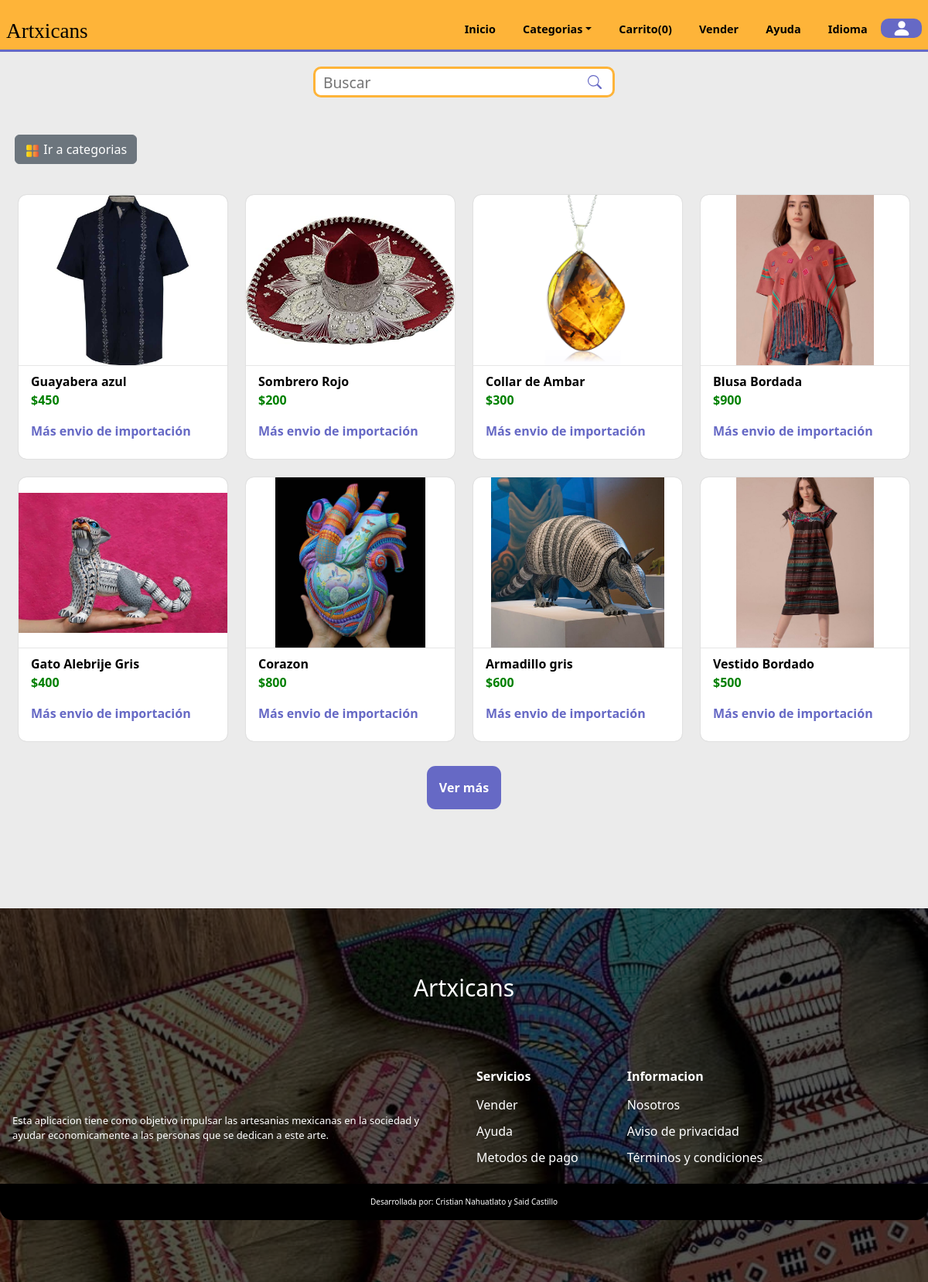
The page /index.php (signed in) on the database its author committed.
### tables this page shows
CREATE TABLE `products` (
  `id_product` int(11) NOT NULL,
  `product` varchar(80) NOT NULL,
  `image1` varchar(80) NOT NULL,
  `price` int(11) NOT NULL,
  `description` varchar(250) NOT NULL,
  `category` varchar(30) NOT NULL,
  `stock` int(11) NOT NULL,
  `image2` varchar(30) NOT NULL,
  `image3` varchar(30) NOT NULL,
  `ID_registro` int(11) DEFAULT NULL
);

### index.php (the view, shortened to what this page needs)
<?php
  include 'global/conexion.php';
  include 'templates/cabecera.php';
?>
    <form action="search.php" class="searchContainer" method="GET" id="searchContainer">
      <div class="searchBox">
        <input type="search" name="fetch" class="searchInput mb-btn" placeholder="Buscar" />
          <button class="searchButton"> </button>
      </div>
    </form>
<div class="d-grid gap-2 d-md-flex justify-content-start cat">
  <button class="btn btn-secondary me-md-2 mb-2 mt-5 categories-btn" type="button" onclick="location.href='categories.php'"><img src="./assets/utilities/categorias.png" class="categories-icon" alt="categories-icon"> Ir a categorias</button>
</div>
   <section class='container-products' id="container-products">
   <div class='mainContent grid' id="mainContent">
   <?php
         $result = $conn ->query("SELECT * FROM products WHERE stock > 0 ORDER BY rand() LIMIT 8") or die ($conn->error);
         while($row = mysqli_fetch_assoc($result)){
  ?>
        <div class="single-product">
        <a href="product.php?id_product=<?php echo $row['id_product'];?>" class='referencia'>
             <div class='imgDiv'>
                <img src="assets/products/<?php echo $row['image1'];?>"  alt="<?php echo $row['product']?>">
            </div>
            <div class="card-info">
                <span class="product-title"><?php echo $row['product'];?></span>
                <span class="price">$<?php echo $row['price'];?></span>
                <span class="shipping">Más envio de importación</span>
            </div>
           </a>
        </div>
        <?php
          $id = $row['id_product'];
      }?>
      </div>
      <div id="id-load" class="load-more">
        <button id="load-more" data-id="<?php echo $id;?>">Ver más</button>
    </div>
    </section>
<?php
  include('templates/pie.php');
?>

### styles/home/products.css (style rules this page uses)
.mainContent { padding: 2rem 0 2rem; padding-left: 1.5rem; padding-right: 1.5rem; justify-content: center; gap: 1.5rem; }
.single-product { height: 100%; display: grid; row-gap: 10px; border-radius: 10px; align-items: center; box-shadow: 0 0 0.1em rgba(0,0,0,0.2); background-color: rgb(255, 255, 255); cursor: pointer; transition-property: box-shadow; overflow: hidden; }
.imgDiv { height: 220px; width: 100%; overflow: hidden; }
.imgDiv img { height: 100%; width: 100%; object-fit:contain; transition: hidden; }
.card-info { border-top: 1px solid rgb(230, 230, 230); padding: 0.5rem 1rem; display: flex; flex-flow: column; flex-wrap: wrap; }
.card-info * + * { display: block; margin-bottom: 1rem; }
.price { font-weight: bold; color: green; }
.product-title { font-weight: bold; color: black; }
.shipping { color: var(--second-alpha-color); font-weight: bold; }
@media screen and (min-width:420px) { .mainContent { grid-template-columns: repeat(2,1fr); } }
@media screen and (min-width:420px) { .single-product { height: auto; } }
@media screen and (min-width:720px) { .mainContent { grid-template-columns: repeat(3,1fr); } }
@media screen and (min-width:720px) { .single-product { height: auto; } }
@media screen and (min-width:1024px) { .mainContent { grid-template-columns: repeat(4,1fr); } }
@media screen and (min-width:1024px) { .single-product { height: auto; } }

### styles/home/searchbox.css (style rules this page uses)
.searchContainer { display: flex; margin-top: 1.2rem; }
.searchBox { position: relative; z-index: 999; position: fixed; left: 1rem; }
.searchButton { position: absolute; right: 8px; top:-2px; height: 100%; border: none; background:none; }
.searchInput { font-size: 1.2rem; height: 40px; border-radius: 10px; padding: 5px 30px 5px 10px; border: 3px solid var(--first-color); }
@media screen and (min-width:266px) { .searchInput { width: 150px; } }
@media screen and (min-width:320px) { .searchInput { width: 200px; } }
@media screen and (min-width:360px) { .searchInput { width: 250px; } }
@media screen and (min-width:510px) { .searchInput { width: 310px; } }
@media screen and (min-width:768px) { .searchInput { width: 390px; } }
@media screen and (min-width:768px) { .searchBox { margin: 0 auto; position: relative; left: 0; } }

### styles/home/main.css (style rules this page uses)
.categories-btn { margin-left: 1.2rem; }
.categories-icon { width: 20px; height: 20px; }
.load-more { display: flex; align-items: center; justify-content: center; }
.load-more button { padding: 1rem; border: none; border-radius:0.7rem; background-color: var(--second-alpha-color); color:white; font-weight: bold; }
body { top:0px !important; }

### index.css (style rules this page uses)
:root { --first-color: #feb439; --first-alpha-color: #FDD100; --second-color: #7D3C98; --second-alpha-color: #6669c5; --black-color: black; --white-color: white; --black-alpha-color: rgba(0,0,0,0.5); --white-alpha-color: rgba(255,255,255,0.5); --opacity-color: rgba(8,75,138,0.7); --font: "RaleWay",sans-serif; --max-width: 1200px; --header-height: 4.7rem; --link-color: #509ee3; --card-bg:rgb(225,225,235); --card-hover:rgb(255,255,255); }
* { padding:0; margin:0; -webkit-box-sizing: border-box; -moz-box-sizing: border-box; box-sizing: border-box; }
html { box-sizing: border-box; font-family: var(--font); font-size: 16px; scroll-behavior: smooth; }
*, *::after, *::before { box-sizing: inherit; }
body { margin: 0; overflow-x: hidden; color: var(--black-color); background-color: rgb(235, 235, 235);; }
a { color: var(--link-color); transition: all 0.5s ease-out; text-decoration: none; }
img { max-width: 100%; height: auto; }
.grid { display: grid; align-items: center; }

### rows shown on the page
products: image1 (picture), product "Guayabera azul", price "450"
products: image1 (picture), product "Sombrero Rojo", price "200"
products: image1 (picture), product "Collar de Ambar", price "300"
products: image1 (picture), product "Blusa Bordada", price "900"
products: image1 (picture), product "Gato Alebrije Gris", price "400"
products: image1 (picture), product "Corazon", price "800"
products: image1 (picture), product "Armadillo gris", price "600"
products: image1 (picture), product "Vestido Bordado", price "500"
